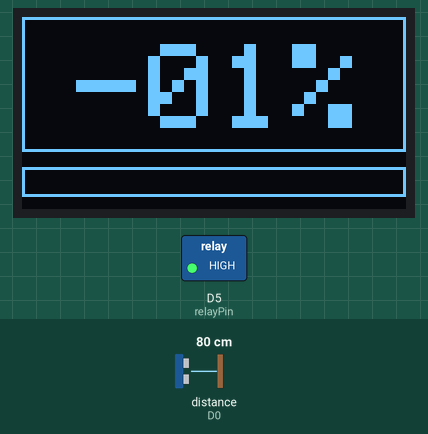
This program was run on a simulated ESP8266 (NodeMCU). Shown: 128×64 one-colour display, switched loads named in the program (green lamp = pin HIGH). Wiring (inferred from the names in the program): ultrasonic range finder: trigger D7; echo D0. The inputs (shaded band) are chosen by the test bench; at power-on: distance to the obstacle (sensor on D0) 80 cm. The echo pulse lasts 58.3 µs per cm; WiFi joins after 1.5 s; servers stay silent unless stated; pins used as bus, display or sensor lines are not drawn; what the program prints to the serial monitor is not drawn.

Above: at 2.8 s.
2.9 s: distance to the obstacle (sensor on D0) set to 9 cm
At 5.0 s:
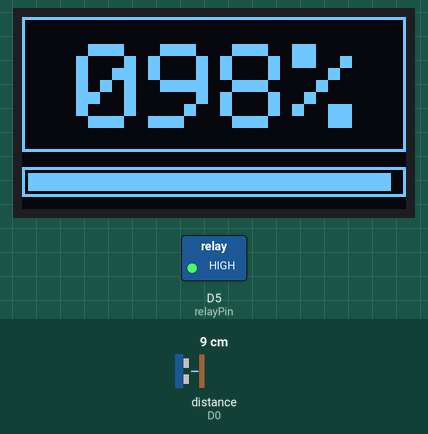
5.1 s: distance to the obstacle (sensor on D0) set to 6 cm
At 7.5 s:
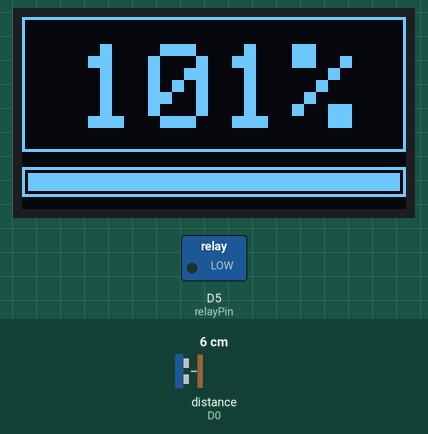
7.9 s: distance to the obstacle (sensor on D0) set to 2 cm
At 12.0 s:
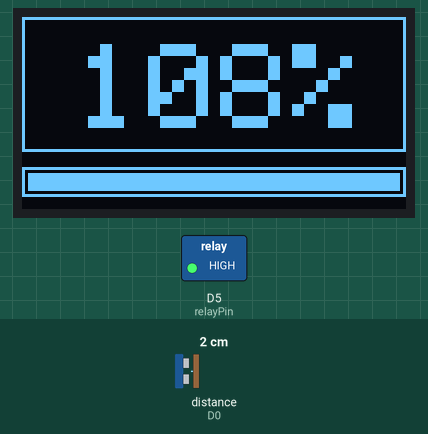
Timing chart, 0 to 13.5 s (numbered marks = the images above; inputs shaded):
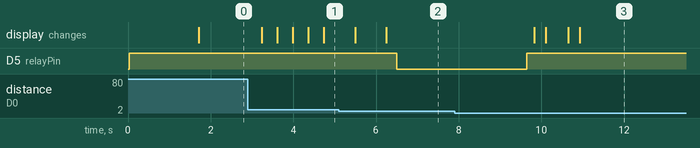

Measured:
- the behaviour switches between 8 and 7 cm on distance to the obstacle (sensor on D0) (found by bisection; images 1 and 2)
- after the input at 2.9 s, the display: first changes after 0.33 s (image 1 shows a later state)
- after the input at 5.1 s, D5 (relayPin): HIGH → LOW after 1.4 s; the display: first changes after 0.40 s (image 2 shows a later state)

The program:

main.cpp
```cpp
#include <Arduino.h>
#include <ESP8266WiFi.h>
#include <FirebaseESP8266.h>
#include <movingAvg.h>
#include <SPI.h>
#include <Wire.h>
#include <Adafruit_GFX.h>
#include <Adafruit_SSD1306.h>
#include <Adafruit_I2CDevice.h>
#include "credential.h"
#include <ESPAsyncTCP.h>
#include <ESPAsyncWebServer.h>
#include <AsyncElegantOTA.h>
#define SCREEN_WIDTH 128 // OLED display width, in pixels
#define SCREEN_HEIGHT 64 // OLED display height, in pixels
#define OLED_RESET -1
movingAvg ultraSonic(5);
Adafruit_SSD1306 display(SCREEN_WIDTH, SCREEN_HEIGHT, &Wire, OLED_RESET);
FirebaseData dbIn;
FirebaseData dbOut;
// Global Variables Here
int tankFullLevel = 7; //cm
int tankEmptyLevel = 78;
const int trigPin = D7;
const int echoPin = D0;
const int relayPin = D5;
int waterLevel;
String path;
String childPath[3] = {"/motorStat", "/tankEmptyLevel", "/tankFullLevel"};

//Function Declairation
void streamTimeoutCallback(bool timeout);
void relayOn();
void relayOff();
int ultraSonicRead();
int calcPercent(int level);
void drawPercentbar(int x, int y, int width, int height, int progress);
void displayOled(int waterLevel);
void streamCallback(MultiPathStreamData data);
AsyncWebServer server(80);
//Function Body
void streamTimeoutCallback(bool timeout)
{
  if (timeout)
  {
    //Stream timeout occurred
    Serial.println("Stream timeout, resume streaming...");
  }
}
void streamCallback(MultiPathStreamData data)
{
  if (data.get(childPath[0]))
  {
    if (data.value != "true")
    {
      relayOn();
      relayOff();
    }
  }
  if (data.get(childPath[1]))
  {
    tankEmptyLevel = data.value.toInt();
  }
  if (data.get(childPath[2]))
  {
    tankFullLevel = data.value.toInt();
  }
}

void relayOn()
{
  //Motor Cut-Off
  Serial.println("On");
  digitalWrite(relayPin, LOW);
  if (!Firebase.setBool(dbOut, path + "/motorStat", false))
  {
    Serial.println("FAILED");
    Serial.println("REASON: " + dbOut.errorReason());
  }
  delay(3000);
}

void relayOff()
{
  Serial.println("Off");
  digitalWrite(relayPin, HIGH);
  if (!Firebase.setBool(dbOut, path + "/motorStat", true))
  {
    Serial.println("FAILED");
    Serial.println("REASON: " + dbOut.errorReason());
  }
}

int ultraSonicRead()
{
  // ULTRASONIC *****************************************
  int avg;
  long duration;
  int distance;
  // Clears the trigPin
  digitalWrite(trigPin, LOW);
  delayMicroseconds(2);

  // Sets the trigPin on HIGH state for 10
  digitalWrite(trigPin, HIGH);
  delayMicroseconds(100);
  digitalWrite(trigPin, LOW);
  // Reads the echoPin, returns the sound wave travel time in microseconds
  duration = pulseIn(echoPin, HIGH);
  // Calculating the distance
  distance = duration * 0.034 / 2;
  avg = ultraSonic.reading(distance);
  return avg;
}

int calcPercent(int level)
{
  int height = tankEmptyLevel - level;
  int maxHeight = tankEmptyLevel - tankFullLevel;
  return (height * 100 / maxHeight);
}

void drawPercentbar(int x, int y, int width, int height, int progress)
{
  progress = progress > 100 ? 100 : progress;
  progress = progress < 0 ? 0 : progress;
  float bar = ((float)(width - 4) / 100) * progress;
  display.drawRect(x, y, width, height, WHITE);
  display.fillRect(x + 2, y + 2, bar, height - 4, WHITE);
  // Display progress text
  if (height >= 15)
  {
    display.setCursor((width / 2) - 3, y + 5);
    display.setTextSize(1);
    display.setTextColor(WHITE);
    if (progress >= 50)
      display.setTextColor(BLACK, WHITE); // 'inverted' text
    display.print(progress);
    display.print("%");
  }
}

void displayOled(int waterLevel)
{
  int val = calcPercent(waterLevel);
  display.clearDisplay();
  char buffer[50];
  sprintf(buffer, "%03d", val);
  display.drawRect(0, 0, 128, 45, WHITE);
  display.setTextSize(4);
  display.setTextColor(WHITE);
  display.setCursor(18, 9);
  display.print(buffer);
  display.println('%');
  drawPercentbar(0, 50, 128, 10, val > 100 ? 100 : val);
  display.display();
  Serial.print("value ");
  Serial.println(waterLevel);
  Serial.print("percent ");
  Serial.println(val);
  delay(100);
  if (!Firebase.setInt(dbOut, path + "/waterLevel", waterLevel))
  {
    Serial.println("FAILED");
    Serial.println("REASON: " + dbOut.errorReason());
  }
}

//setup and loop

void setup()
{
  display.begin(SSD1306_SWITCHCAPVCC, 0x3C); // initialize with the I2C addr 0x3D (for the 128x64)
  //display.setFont(&FreeSerif9pt7b);
  Serial.begin(9600);
  Serial.println("Communication Started \n\n");
  ultraSonic.begin();
  pinMode(trigPin, OUTPUT); // Sets the trigPin as an Output
  pinMode(echoPin, INPUT);  // Sets the echoPin as an Input
  pinMode(relayPin, OUTPUT);
  digitalWrite(relayPin, HIGH); //  Sets the motorPin as an Output
  // connect to firebase
  WiFi.begin(WIFI_SSID, WIFI_PASSWORD);
  Serial.print("Connecting to Wi-Fi");
  while (WiFi.status() != WL_CONNECTED)
  {
    Serial.print(".");
    delay(300);
  }
  Serial.println();
  Serial.print("Connected with IP: ");
  Serial.println(WiFi.localIP());
  Serial.println();

  Firebase.begin(FIREBASE_HOST, FIREBASE_AUTH);
  Firebase.reconnectWiFi(true);
  Firebase.setReadTimeout(dbIn, 1000 * 5);
  Firebase.setwriteSizeLimit(dbOut, "tiny");

  path = "/Test";
  size_t childPathSize = 3;
  Firebase.setMultiPathStreamCallback(dbIn, streamCallback, streamTimeoutCallback);
  if (!Firebase.beginMultiPathStream(dbIn, path, childPath, childPathSize))
  {
    Serial.println("Could not begin stream");
    Serial.println("REASON: " + dbIn.errorReason());
    Serial.println();
  }
  ///////////////////////////////////////OTA CODE////////////////////////////////////////////////
  server.on("/", HTTP_GET, [](AsyncWebServerRequest *request) {
    request->send(200, "text/plain", "Hi! I am ESP8266.");
  });

  AsyncElegantOTA.begin(&server);    // Start ElegantOTA
  server.begin();
  Serial.println("HTTP server started");
  //////////////////////////////////////OTA CODE////////////////////////////////////////////////

}
void loop()
{
  AsyncElegantOTA.loop();
  waterLevel = ultraSonicRead();
  // Prints the distance on the Serial Monitor
  displayOled(waterLevel);
  if (waterLevel < tankFullLevel)
  {
    relayOn();
    relayOff();
    while (waterLevel < tankFullLevel)
    {
      waterLevel = ultraSonicRead();
      displayOled(waterLevel);
    }
  }
  delay(100);
}
```

credential.example.h
```cpp
#define WIFI_SSID "*"
#define WIFI_PASSWORD "*"
#define FIREBASE_HOST "*"
#define FIREBASE_AUTH "*"
```
